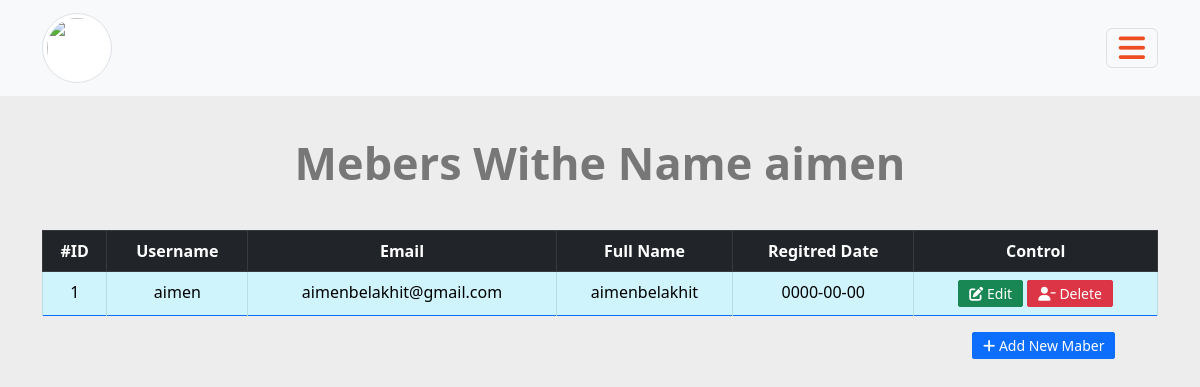
Screenshot of /admin/search.php?word=aimen  (signed in) with the database file from the repository.
### tables this page shows
CREATE TABLE `users` (
  `UserID` int(11) NOT NULL,
  `Username` varchar(255) NOT NULL,
  `Password` varchar(255) NOT NULL,
  `Email` varchar(255) NOT NULL,
  `Fullname` varchar(255) NOT NULL,
  `GroupID` int(11) NOT NULL DEFAULT 0,
  `TrustStatus` int(11) NOT NULL DEFAULT 0,
  `RegStatus` int(11) NOT NULL DEFAULT 0,
  `Date` date NOT NULL,
  `Avater` varchar(255) NOT NULL DEFAULT 'defulet.png'
);

### admin/includes/functions/function.php (called while the page is built, shortened)
<?php
function CheckItem($selcteur,$table,$value){
        global $connect;
        $CheckStmt  =  $connect->prepare("SELECT $selcteur FROM $table WHERE $selcteur = ?");
        $CheckStmt -> execute(array($value));
        $CheckCount =  $CheckStmt -> rowCount();
        return $CheckCount;
}
?>

### admin/search.php (the view, shortened to what this page needs)
<?php
if(!isset($_SESSION['Username'])){
    header("Location: index.php");
    exit();
}else{
    include 'init.php';
    $searchword = $_GET['word'];
    $userCK = CheckItem('Username','users',$searchword);
    if($userCK > 0){
    $stmt =  $connect->prepare("SELECT * FROM users WHERE Username =?");
    $stmt -> execute(array($searchword));
    $rows = $stmt -> fetchAll();
    ?>
        <h2 class="page-header text-center">Mebers Withe Name <?php echo $searchword?></h2>
            <div class="container">
                <div class="table-responsive">
                <table class="table table-bordered border-primary text-center">
                    <thead class="table-dark">
                    <tr>
                        <th class="table-dark">#ID</th>
                        <th class="table-dark">Username</th>
                        <th class="table-dark">Email</th>
                        <th class="table-dark">Full Name</th>
                        <th class="table-dark">Regitred Date</th>
                        <th class="table-dark">Control
                        </th>
                    </tr>
                    </thead>
                    <tbody>
                        <?php
                            foreach($rows as $row){
                                ?>
                                <tr>
                        <td class="table-info"><?php echo $row['UserID']?></td>
                        <td class="table-info"><?php echo $row['Username']?></td>
                        <td class="table-info"><?php echo $row['Email']?></td>
                        <td class="table-info"><?php echo $row['Fullname']?></td>
                        <td class="table-info"><?php echo $row['Date']?></td>
                        <td class="table-info">
                            <a href="mebers.php?do=Edit&UserID=<?php echo $row['UserID']?>" class="btn btn-success"> <i class="fa fa-edit"></i> Edit</a>
                            <a href="mebers.php?do=Delete&UserID=<?php echo $row['UserID']?>" class="confirm btn btn-danger"> <i class="fa-solid fa-user-minus"></i> Delete</a>
                        </td>
                    </tr>
                                <?php
                            }
                            ?>
                    </tbody>
                </table>
                </div>
                <a class=" offset-sm-10 btn btn-primary" href="?do=Add"><i class="fa fa-plus"></i> Add New Maber</a>
            </div>
   <?php
    }
    ?>
                <?php
            include $tpl.'footer.php';
        }
        ?>

### admin/layout/css/mainStyle.css (style rules this page uses)
:root { --spaceBteween: 20px; --separteur: 80px; --mainColor: #333; --secandColor: #777; --secandColor: #000; --mainBackgroundColor: #ededed; --SacendBackgroundColor: #ee4d22; --TherdBackgroundColor: #fff; }
body { font-family: "Segoe UI", Tahoma, Geneva, Verdana, sans-serif; background-color: var(--mainBackgroundColor); color: var(--mainColor); }
.btn { color: var(--TherdBackgroundColor); padding: 2px 10px; font-size: 14px; border-radius: 2px; }
h2 { color: #777; margin: 40px auto; font-size: 45px; font-weight: bold; }

### rows the page displays
users: UserID "1", Username "aimen", Email "aimenbelakhit@gmail.com", Fullname "aimenbelakhit", Date "0000-00-00"

### other values shown
$searchword "aimen"
